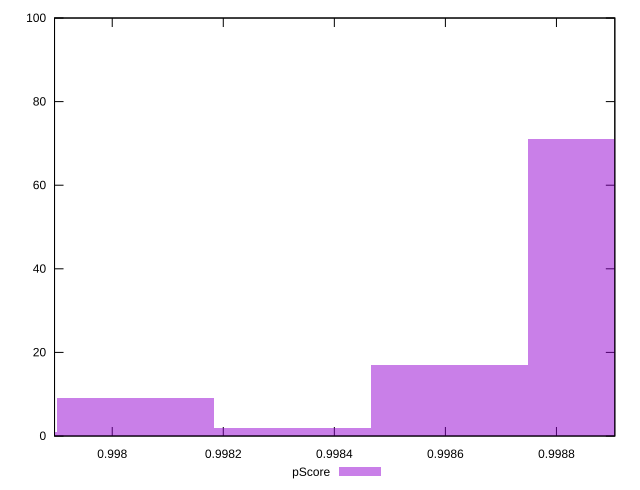

Write gnuplot code to recreate this figure.
reset

$pScore <<EOF
0.9980412636654071 9
0.998890660485548 71
0.9986075282121677 17
0.997758131392027 1
0.9983243959387874 2
EOF

set key outside below
set boxwidth 0.00028313227338025735
set xrange [0.997896075077674:0.9989051482127635]
set yrange [0:100]
set trange [0:100]
set style fill transparent solid 0.5 noborder
set terminal svg size 640, 490 enhanced background rgb 'white'
set output "report_00009_2021-02-08T22-37-41.559Z/speed-index/samples/pages+cached+noadtech+nomedia+nocss/pScore/histogram.svg"

plot $pScore title "pScore" with boxes

reset
